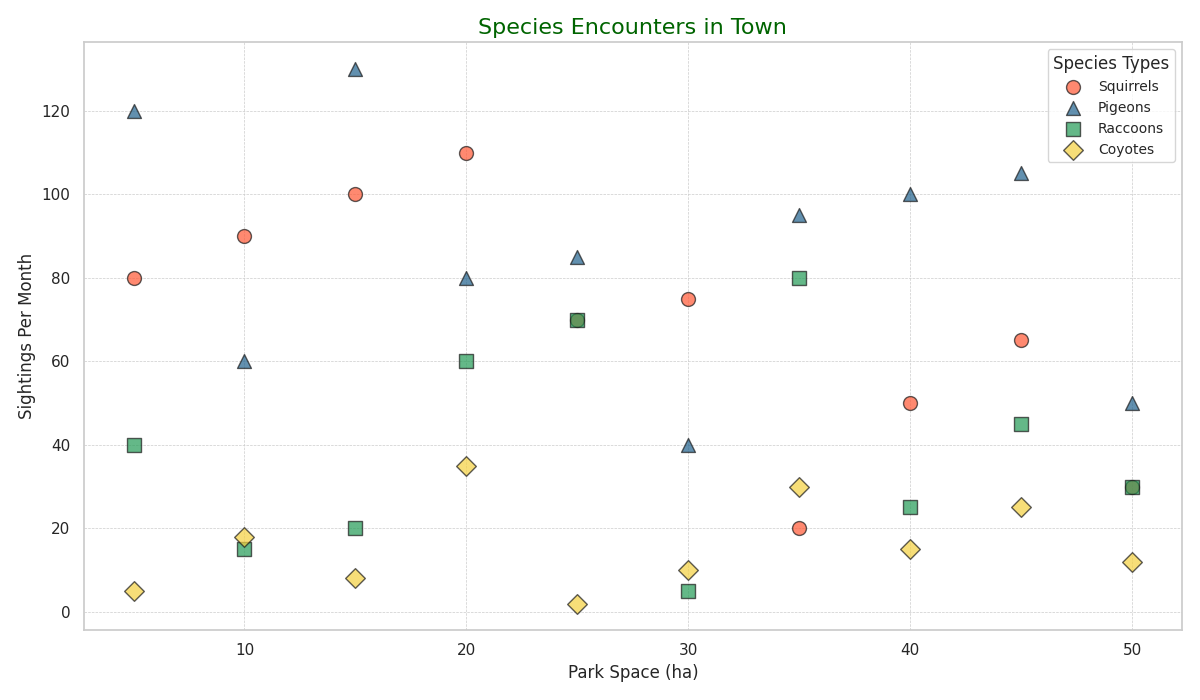

This figure's Python source:
import matplotlib.pyplot as plt
import numpy as np

# Randomly change the titles and labels
titles = ['Urban Wildlife Spots', 'City Nature Alerts', 'Species Encounters in Town']
x_labels = ['Size of Park (hectares)', 'Park Space (ha)', 'Land Measurement (hectares)']
y_labels = ['Sightings Per Month', 'Monthly Observations', 'Creatures Counted Monthly']

title = np.random.choice(titles)
xlabel = np.random.choice(x_labels)
ylabel = np.random.choice(y_labels)

park_areas = np.array([5, 10, 15, 20, 25, 30, 35, 40, 45, 50])

species_data = {
    'Squirrels': {
        'sightings': np.array([20, 30, 50, 70, 65, 80, 75, 90, 100, 110]),
        'marker': 'o',
        'color': '#FF5733'
    },
    'Pigeons': {
        'sightings': np.array([40, 50, 60, 80, 85, 100, 95, 105, 120, 130]),
        'marker': '^',
        'color': '#1F618D'
    },
    'Raccoons': {
        'sightings': np.array([5, 15, 20, 30, 25, 40, 45, 60, 70, 80]),
        'marker': 's',
        'color': '#239B56'
    },
    'Coyotes': {
        'sightings': np.array([2, 5, 8, 12, 10, 15, 18, 25, 30, 35]),
        'marker': 'D',
        'color': '#F4D03F'
    },
}

plt.figure(figsize=(12, 7))

for species, data in species_data.items():
    np.random.shuffle(data['sightings'])
    plt.scatter(park_areas, data['sightings'], label=species, marker=data['marker'],
                color=data['color'], s=100, alpha=0.7, edgecolors='k')

plt.title(title, fontsize=16, color='darkgreen')
plt.xlabel(xlabel, fontsize=12)
plt.ylabel(ylabel, fontsize=12)
plt.grid(True, linestyle='--', linewidth=0.5)
plt.legend(title='Species Types', fontsize=10)
plt.tight_layout()

plt.show()
